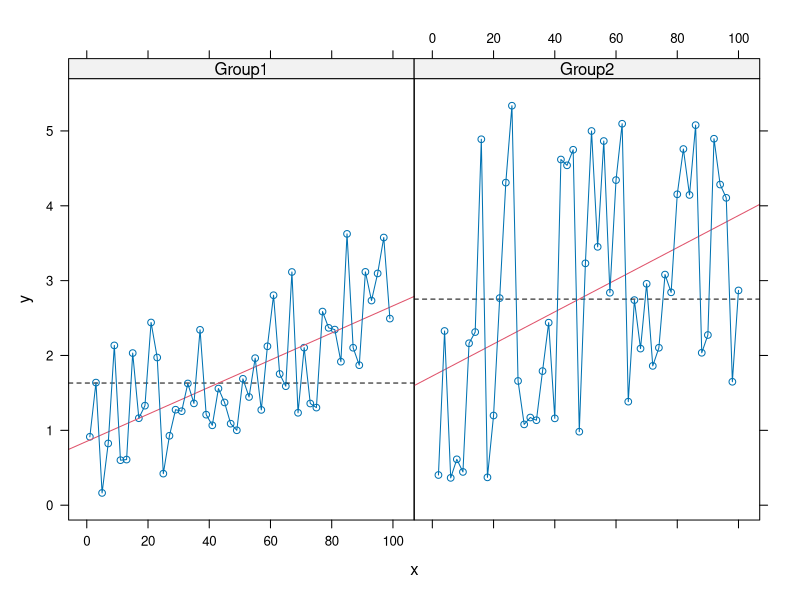

Recreate this plot in R.
library(lattice)
library(datasets)

#--------------------------------------------------------
# basic x-y
x<-1:100
y<-rnorm(1:100)

# y~x is the formula of y and x
# f * g are conditioning variable (optional)
# data is the lookup table
p<-xyplot(y~x)
#print(p) #need to call in print



# This means:
#   "Plot y and x for all categorical levels for each " f x g " sets in data"
#p<-xyplot(y~x | f*g, data)
#print(p)

#--------------------------------------------------------
# From the airquality data, draw scatter plot of Ozone and Wind
# lattice1.png
p<-xyplot(Ozone~Wind,airquality)
#print(p)

# Draw Ozone and Wind scatter "for each" Month categories
#lattice2.png
p<-xyplot(Ozone~Wind | Month,airquality)
#print(p)

# optional:
# Layout - force to 1 row or resize the drawing window.
# lattice3.png
# 
p<-xyplot(Ozone~Wind | Month,airquality, layout=c(5,1))
#print(p)

# but wait, the label for each month just repeating like "Month"
# how do I show "5" or "6" instead?

# Solution: you neeed categorical data using Month
# Therefore, each row contains Month value as number
# lattice4.png
p<-xyplot(Ozone~Wind | factor(Month),airquality)
#print(p)

# lattice function does not draw, but you have to specify which device to draw
# In this example, i'm using print function to specify the screen device.
# The advantage is, you might save the object for later usage...

#--------------------------------------------------------------------------
# Panelling in Lattice

#--------------------------------------------------------
# basic x-y
set.seed(2)
x<-1:100
grp<-1:2
# function f - let's create 2 groups
y<-abs(grp*rnorm(1:100)) + x/60# some random things
f<-factor(grp, labels=c("Group1","Group2"))


# draw xy over f groups
# lattice5.png
p<-xyplot(y~x|f)
#print(p)

# draw mean and lm per panel callback example
# lattice6.png
# x and y will be passed in the panel callback's arguments
p<-xyplot(y~x|f, panel = function(x,y,...){
  panel.xyplot(x,y,...)           # call base plot first
  panel.abline(h=median(y),lty=2) # mean line type 2 = dotted
  panel.lmline(x,y,col=2)         # regression line color=red  
  llines(x,y)
})
print(p)



















